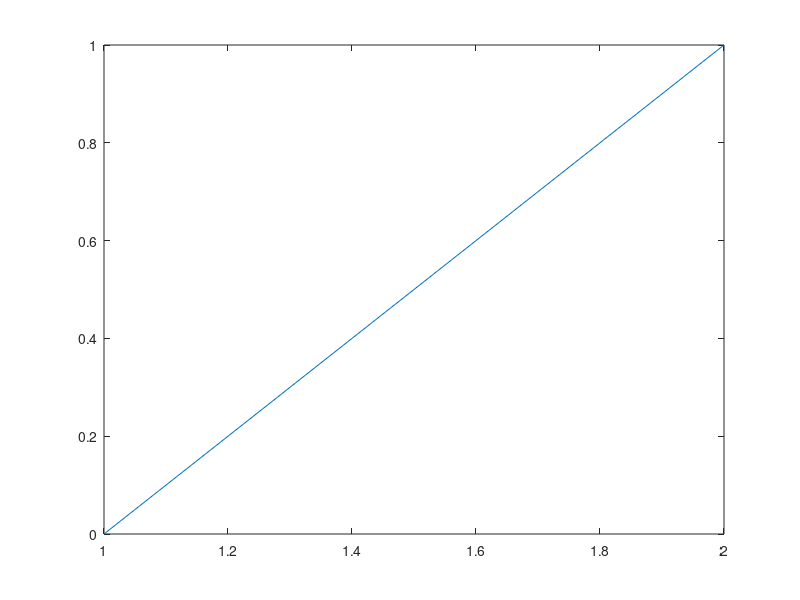

Recreate this plot in MATLAB. (Note: this script raises an error after producing the figure.)
%=============================================================================
% Copyright (c) 2016-present Allan CORNET (Nelson)
%=============================================================================
% This file is part of Nelson.
%=============================================================================
% LICENCE_BLOCK_BEGIN
% SPDX-License-Identifier: LGPL-3.0-or-later
% LICENCE_BLOCK_END
%=============================================================================
% <--ADV-CLI MODE-->
%=============================================================================
% Pin the calibration geometry for 573x460 on a 1024x768 CI runner.
set(groot, 'DefaultFigurePosition', [423 180 1074 646]);
%=============================================================================
f = figure('Visible', 'off');
plot([0 1]);
[t, s] = title('Straight Line', 'Slope = 1, y-Intercept = 0', 'Color', 'blue');
asserts.isequal(t.String, 'Straight Line');
asserts.isequal(s.String, 'Slope = 1, y-Intercept = 0');
asserts.isequal(t.Color, [0 0 1]);
asserts.isequal(s.Color, [0 0 1]);
asserts.isequal(t.Units, 'data');
asserts.isequal(s.Units, 'data');
asserts.isapprox(t.Position, expectedTitlePosition(gca(), true), 1e-12);
asserts.isapprox(s.Position, expectedSubtitlePosition(gca()), 1e-12);
asserts.isequal(t.FontSize, s.FontSize);
asserts.isequal(t.FontWeight, 'bold');
asserts.isequal(s.FontWeight, 'normal');
%=============================================================================
f = figure('Visible', 'off');
plot([0 1]);
ax = gca();
[t, s] = title('Straight Line', 'Slope = 1');
drawnow();
heightBefore = ax.Position(4);
% Default title+subtitle: axes height matches expected behavior (0.815).
asserts.isapprox(heightBefore, 0.815, 5e-6);
t.FontSize = 16;
drawnow();
% A 16pt title with a subtitle still fits inside the default top margin, so the
% axes height stays 0.815 (matches expected behavior, which keeps 0.815 until the
% title font genuinely overflows the top margin -- shrinking starts at 17pt).
asserts.isapprox(ax.Position(4), heightBefore, 5e-6);
asserts.isapprox(ax.Position(4), 0.815, 5e-6);
asserts.isapprox(t.Position, [1.5000006384574451 1.054093568490805 0], 1e-12);
asserts.isapprox(s.Position, [1.5000006384574451 1.0053606237816766 0], 1e-12);
%=============================================================================
title('Only title');
ax = gca();
asserts.isequal(ax.Subtitle.String, '');
close all;
%=============================================================================
function pos = expectedSubtitlePosition(ax)
  yLimits = ax.YLim;
  x = expectedTitleXPosition(ax);
  yRange = yLimits(2) - yLimits(1);
  if yRange <= 0
    yRange = 1;
  end
  if ~isempty(ax.Children)
    if isEmptyTitleString(ax)
      yOffset = 0.005218216318785;
    else
      yOffset = 0.005248091603053;
    end
  elseif isEmptyTitleString(ax)
    yOffset = 0.00642523364486;
  else
    yOffset = 0.00661057692308;
  end
  z = expectedTextZ(ax);
  pos = [x, yLimits(2) + yRange * yOffset, z];
end
%=============================================================================
function pos = expectedTitlePosition(ax, hasSubtitle)
  yLimits = ax.YLim;
  x = expectedTitleXPosition(ax);
  yRange = yLimits(2) - yLimits(1);
  if yRange <= 0
    yRange = 1;
  end
  if hasSubtitle && ~isempty(ax.Children)
    yOffset = 0.050572520297295;
  elseif hasSubtitle
    if isEmptyTitleString(ax)
      yOffset = 0.06191588933594;
    else
      yOffset = 0.06370192460525;
    end
  else
    yOffset = 0.2 * ax.Title.FontSize / plotBoxHeightPixels(ax);
  end
  z = expectedTextZ(ax);
  pos = [x, yLimits(2) + yRange * yOffset, z];
end
%=============================================================================
function x = expectedTitleXPosition(ax)
  xLimits = ax.XLim;
  if strcmp(ax.TitleHorizontalAlignment, 'left')
    x = xLimits(1);
  elseif strcmp(ax.TitleHorizontalAlignment, 'right')
    x = xLimits(2);
  else
    x = (xLimits(1) + xLimits(2)) * 0.5;
    position = ax.Position;
    if ~isempty(ax.Children) && numel(position) >= 4 && abs(position(1) - 0.13) < 1e-12 ...
        && abs(position(2) - 0.11) < 1e-12 && abs(position(3) - 0.775) < 1e-12 ...
        && position(4) <= 0.815 + 1e-12 && position(4) >= 0.75
      x = x + (xLimits(2) - xLimits(1)) * 6.38457445e-7;
    end
  end
end
%=============================================================================
function z = expectedTextZ(ax)
  if isempty(ax.Children)
    zLimits = ax.ZLim;
    z = (zLimits(1) + zLimits(2)) * 0.5;
  else
    z = 0;
  end
end
%=============================================================================
function tf = isEmptyTitleString(ax)
  titleString = ax.Title.String;
  tf = length(titleString) == 0 || strcmp(titleString, '');
end
%=============================================================================
function h = plotBoxHeightPixels(ax)
  fig = ancestor(ax, 'figure');
  h = ax.Position(4) * fig.Position(4);
end
%=============================================================================
